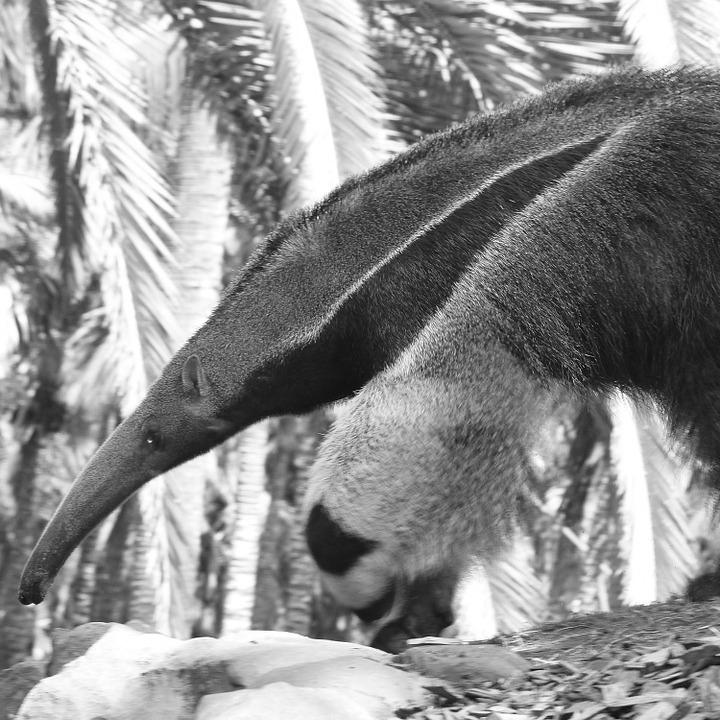
#> input picture anteater.jpg, 720 x 720 px
$ jupyter execute fig2-efficient-coding.ipynb   (shell and % lines are left out)   (older library calls are emulated)
#> lines starting #> are read from the running program, lines starting #| are printed output that depends on the picture
[cell 1]
import numpy as np
import skimage.io as skio
import skimage.transform as skit

import matplotlib.pyplot as plt

[cell 2]
def px_neighbors(img, dist=1, n_pairs=-1):
    indices = np.arange(img.size)
    np.random.shuffle(indices)
    if n_pairs > 0:
        indices = indices[:n_pairs]
    x1, x2 = [], []
    for idx in indices:
        row, col = np.unravel_index(idx, img.shape)
        if row + dist < img.shape[0]:
            x1.append(img[row, col])
            x2.append(img[row + dist, col])
        if col + dist < img.shape[1]:
            x1.append(img[row, col])
            x2.append(img[row, col + dist])
    return x1, x2

[cell 3]
def gaussian(x, mu=0, sigma=1):
    return np.exp(-(x-mu)**2 / (2*sigma**2))

[cell 4]
img = skio.imread('anteater.jpg', as_grey=True)
#> img is the input picture: shape (720, 720); min 0, max 255, mean 142.6

[cell 5]
fig, ax = plt.subplots(nrows=2, ncols=2, figsize=(10, 7))

# Show image:
ax[0][0].imshow(img, cmap='gray')
ax[0][0].axis('off')

# Calculate pixel distances:
for dist, gray in zip([3, 2, 1], [0, 0.25, 0.75]):
    ax[1][0].scatter(*px_neighbors(img, dist=dist, n_pairs=1000),
                     alpha=0.5, s=20,
                     c=(gray, gray, gray),
                     label='%d px dist' % dist)
    ax[1][0].axis('square')
ax[1][0].set_xticks([])
ax[1][0].set_yticks([])
ax[1][0].legend(loc='lower right')
ax[1][0].set_xlabel('Pixel 1 intensity')
ax[1][0].set_ylabel('Pixel 2 intensity')


x = np.linspace(0, 1, num=50)
y_prob = gaussian(x, mu=0.5, sigma=0.2)
y_resp = np.cumsum(y_prob)
y_resp /= np.max(y_resp)

ax[0][1].plot(x, y_prob, 'k', linewidth=3)
ax[0][1].set_xticks([])
ax[0][1].set_yticks([])
ax[0][1].set_ylabel('probability density')

ax[1][1].plot(x, y_resp, 'k', linewidth=3)
ax[1][1].set_xticks([])
ax[1][1].set_yticks([])
ax[1][1].set_ylabel('response level')
ax[1][1].set_xlabel('intensity')

for y0 in np.arange(0.1, 1, 0.1):
    idx = np.argmin((y_resp - y0) ** 2)
    ax[0][1].plot([x[idx], x[idx]], [0, y_prob[idx]], 'k--')
    ax[0][1].scatter(x[idx], y_prob[idx], c='k', s=50)
    ax[1][1].scatter(x[idx], y_resp[idx], c='k', s=50)
    ax[1][1].plot([x[idx], x[idx]], [y_resp[idx], 1], 'k--')

fig.tight_layout()
fig.savefig('fig2-ech.pdf', transparent=True)
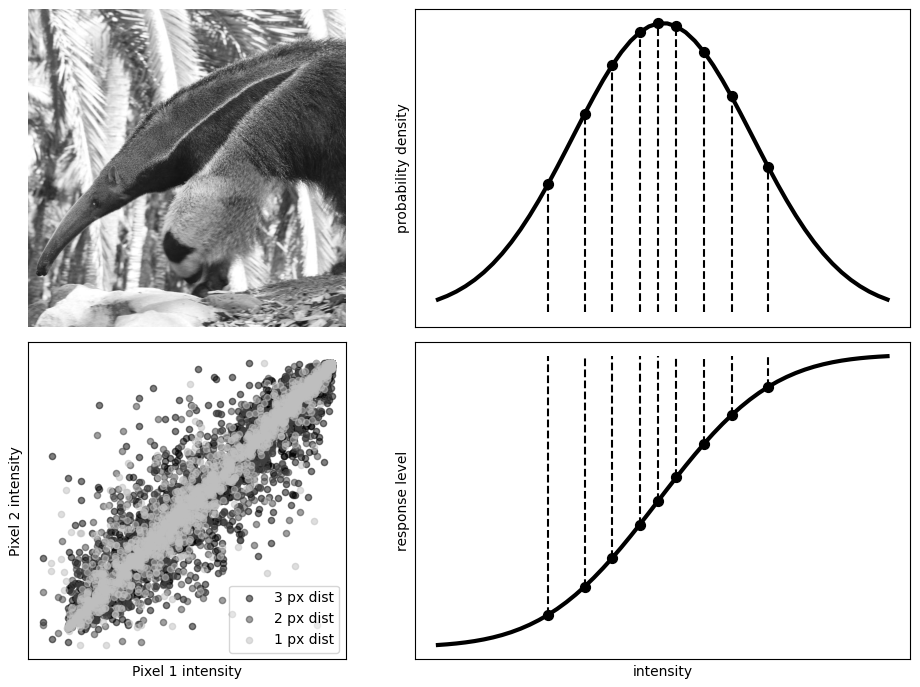
#> figure drawn by matplotlib, 4 panels


$ run again, with cat_louie.jpg copied over anteater.jpg
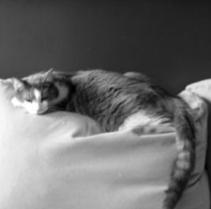
#> input picture cat_louie.jpg, 211 x 209 px
#> img is the input picture: shape (209, 211); min 0, max 255, mean 109.1
#> `fig.savefig('fig2-ech.pdf', transparent=True)`:
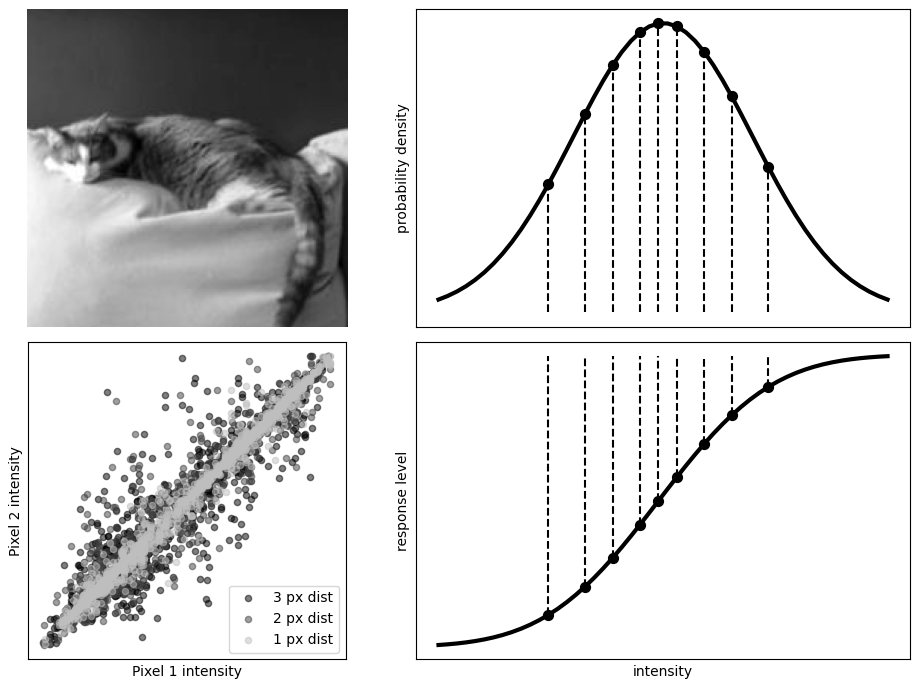
#> figure drawn by matplotlib, 4 panels
